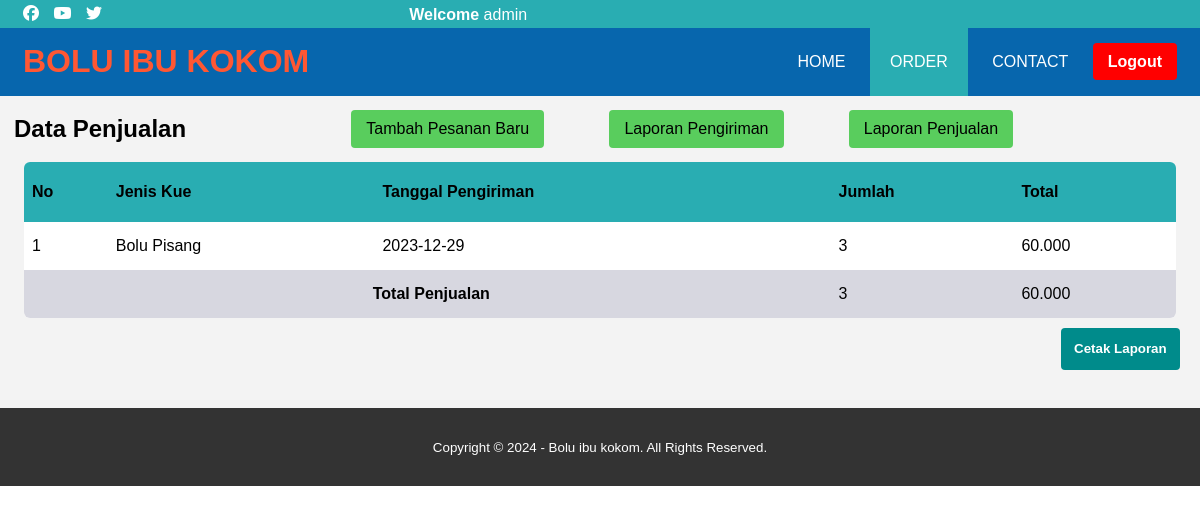
/penjualan.php (signed in), run on the app's committed database.
### tables this page shows
CREATE TABLE `pengiriman` (
  `id` int(11) NOT NULL,
  `metode_pembayaran` varchar(100) NOT NULL,
  `resi` varchar(20) NOT NULL,
  `deliveryDate` date NOT NULL DEFAULT curdate(),
  `status` varchar(30) NOT NULL,
  `alamat` text NOT NULL
);

CREATE TABLE `pesan` (
  `id` int(11) NOT NULL,
  `cakeType` varchar(100) NOT NULL,
  `quantity` int(10) NOT NULL,
  `deliveryDate` date NOT NULL,
  `price` int(50) NOT NULL,
  `message` varchar(1000) NOT NULL,
  `alamat` text NOT NULL
);

### penjualan.php (the view, shortened to what this page needs)
<!DOCTYPE html>
<html>
<head>
	<link rel="stylesheet" type="text/css" href="css/style.css">
	<link rel="stylesheet" type="text/css" href="https://cdnjs.cloudflare.com/ajax/libs/font-awesome/6.4.2/css/all.min.css">
</head>
<body>
	<div class="medsos">
		<div class="container">
			<ul>
				<li><a href="#"><i class="fa-brands fa-facebook"></i></a></li>
				<li><a href="#"><i class="fa-brands fa-youtube"></i></a></li>
				<li><a href="#"><i class="fa-brands fa-twitter"></i></a></li>
		</div>
	</div>
	<?php require_once('navbar.php'); ?>
	<section>
		<?php $header = "Data Penjualan";
		require_once('header.php'); ?>
		<table>
			<thead>
				<tr>
					<th>No</th>
					<th>Jenis Kue</th>
					<th>Tanggal Pengiriman</th>
					<th>Jumlah</th>
					<th>Total</th>
				</tr>
			</thead>
			<?php
			include("koneksi.php");
			$no = 1;
			$totalQty = 0;
			$totalPrice = 0;
			$data = mysqli_query($koneksi, "SELECT
			pesan.id,
			pesan.cakeType,
			pesan.quantity,
			pesan.deliveryDate,
			pesan.price,
			pesan.message,
			pengiriman.metode_pembayaran,
			pengiriman.resi,
			pengiriman.status
		FROM pesan
		LEFT JOIN pengiriman ON pesan.id = pengiriman.id
		WHERE pengiriman.status = 'Terkirim';
			");
			while ($r = mysqli_fetch_array($data)) {
				$cakeType = $r['cakeType'];
				$quantity = $r['quantity'];
				$deliveryDate = $r['deliveryDate'];
				$price = $r['price'];
				$formattedPrice = number_format($r['price'], 0, ',', '.');
				$totalPrice += $price;
				$totalQty += $totalQty + $quantity;
			?>
				<tbody>
					<tr>
						<td class="column-number""><?php echo $no++; ?></td>
	<td class=" column-cakeType""><?php echo $cakeType; ?></td>
						<td class="column-deliveryDate"><?php echo $deliveryDate; ?></td>
						<td class="column-quantity"><?php echo $quantity; ?></td>
						<td class="column-price"><?php echo $formattedPrice; ?></td>
					</tr>
				<?php
			}
				?>
				<?php $formattedTotalPrice = number_format($totalPrice, 0, ',', '.'); ?>
				</tbody>
				<tr style="background-color: #d7d7e0">
					<td class="column-total" style="text-align: center;" colspan="3"><b>Total Penjualan</b></td>
					<td class="column-quantity""><?php echo $totalQty; ?></td>
  <td class=" column-priceTotal"><?php echo $formattedTotalPrice; ?></td>
				</tr>
		</table>
		<div class="download-invoice">
			<button type="button"><a href="invoice.php" style="text-decoration: none; color: white;">Cetak Laporan</button>
		</div>
		<br>
		<br>
		<br>
		<br>
		<br>
	</section>
	<footer>
		<small>Copyright &copy; 2024 - Bolu ibu kokom. All Rights Reserved.</small>
	</footer>
</body>
</html>

### css/style.css (style rules this page uses)
* { padding:0; margin:0; font-family: sans-serif; }
a { color: inherit; text-decoration: none; }
.medsos { padding:5px 0; background-color: #29ADB2; }
.medsos ul li { display: inline-block; color: #fff; margin-right: 10px; }
.container { margin:0 23px; }
.container:after { content:''; display: block; clear: both; }
section { background-color: #F3F3F3; }
.download-invoice { float: right; padding: 10px 20px; border: none; border-radius: 4px; cursor: pointer; }
.download-invoice > button { background-color: #008B8B; font-weight: 600; padding: 1em; }
a { text-decoration: none; }
button, .button, .logout { background-color: #59cd5d; color: #000; padding: 10px 15px; border: none; border-radius: 4px; cursor: pointer; font-weight: 500; }
table { border-spacing: 1; border-collapse: collapse; background: white; border-radius: 6px; overflow: hidden; max-width: 96%; width: 100%; margin: 0 auto; position: relative; }
table * { position: relative; }
table td, table th { padding-left: 8px; }
table thead tr { height: 60px; background: #29ADB2; font-size: 16px; }
table tbody tr { height: 48px; border-bottom: 1px solid #E3F1D5; }
table tbody tr:last-child { border: 0; }
table td, table th { text-align: left; }
footer { padding:30px 0; background-color: #333; color: #fff; text-align: center; width: 100%; position: absolute; }

### data on the page
pengiriman: id.cakeType "Bolu Pisang", id.deliveryDate "2023-12-29", id.quantity "3", id.price "60.000"

### other printed values
$nama "BOLU IBU KOKOM"
$user "admin"
$header "Data Penjualan"
$totalQty "3"
$formattedTotalPrice "60.000"
